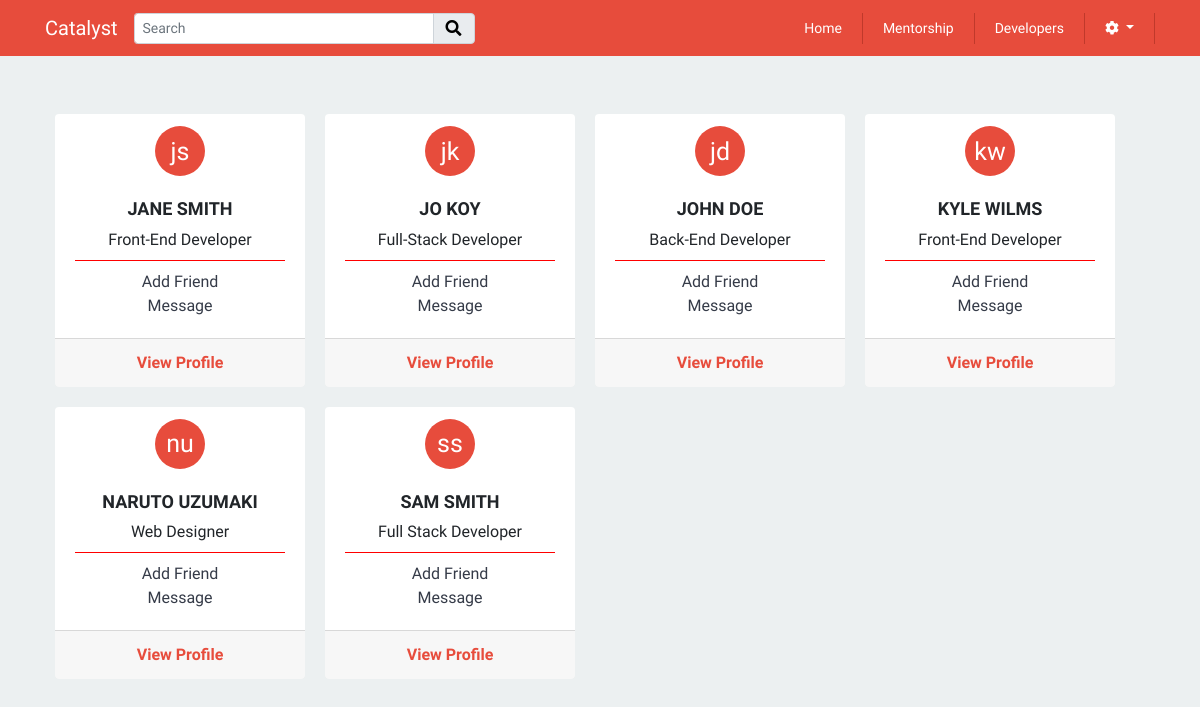
The app's page /includes/developers/developers.php with its own data.
### tables this page shows
CREATE TABLE `profiles` (
  `id` int(11) NOT NULL,
  `fname` varchar(255) NOT NULL,
  `lname` varchar(255) NOT NULL,
  `email` varchar(255) NOT NULL,
  `contact` varchar(255) NOT NULL,
  `image` longtext NOT NULL,
  `location` varchar(255) NOT NULL,
  `position` varchar(255) NOT NULL,
  `portfolio_url` varchar(255) NOT NULL,
  `mentorship_status` tinyint(1) NOT NULL,
  `user_id` int(11) NOT NULL
);

### config.php (called while the page is built, shortened)
<?php
	$csspath = ROOTPATH. "css/";

### models/profile/user-profile.php (called while the page is built, shortened)
<?php
class Profile
{
	public function getAllProfile($db){
		$query = "SELECT * FROM profiles ORDER BY fname Asc";
		$pdost = $db->prepare($query);
		$pdost->execute();
		$profile = $pdost->fetchAll(PDO::FETCH_OBJ);
		return $profile;
	}
}

### includes/developers/list-developers.php (the view)
<?php
foreach($list as $profile) {
	$fName = $profile->fname;
	$lName = $profile->lname;
	$firstChar = mb_substr($fName, 0, 1, "UTF-8");
	$secChar = mb_substr($lName, 0, 1, "UTF-8");
echo '<div class="dev-container">'
.'<div class="card dev-card">'
.'<div class="card-header dev-header">'
. '<div class="dev-avatar-circle">'
. '<span class="dev-initials">' . $firstChar . $secChar . '</span>'
. '</div>'
.'</div>'
.'<h3 class="dev-h3">' . $profile->fname . ' ' . $profile->lname . '</h3>'
.'<p class="text-center">' . $profile->position . '</p>'
.'<div class="card-body dev-card-body">'
.'<hr>'
.'<a href="#" class="">Add Friend</a>'
.'<br>'
.'<a href="#" class="">Message</a>'
.'</div>'
.'<div class="card-footer dev-footer">'
.'<a href="profile.php?id=' . $profile->id . '" class="" style="color: #E74C3C;font-weight:bold;">View Profile</a>'
.'</div>'
.'</div>'
.'</div>';
}

### includes/header.php (shortened to what this page needs)
<?php
require_once "../../config.php";
?>
<!doctype html>
<html lang="en">
<head>
	<link rel="stylesheet" href="https://stackpath.bootstrapcdn.com/bootstrap/4.3.1/css/bootstrap.min.css">
	<link rel="stylesheet" href="<?= $csspath ?>style.css">
	<link rel="stylesheet" href="https://use.fontawesome.com/releases/v5.8.2/css/all.css">
	<link rel="stylesheet" href="../../js/alertifyjs/css/alertify.css">
	<link rel="stylesheet" href="../../js/alertifyjs/css/themes/default.css">
</head>
<body>
	<header id="header">
		<nav class="navbar navbar-expand-lg navbar-dark header-bg">
			<div class="container">
				<a class="navbar-brand" href="../homepage/homepage.php">Catalyst</a>
				<div class="collapse navbar-collapse" id="navbarSupportedContent">
					<form class="form-inline my-2 my-lg-0">
						<div class="input-group">
							<input type="text" class="form-control form-control-sm" placeholder="Search" aria-label="Recipient's username" aria-describedby="basic-addon2"  style="width:300px;">
							<div class="input-group-append">
								<span class="input-group-text" id="basic-addon2"><i class="fas fa-search"></i></span>
							</div>
						</div>
					</form>
					<ul class="navbar-nav ml-auto">
						<li class="nav-item active">
							<a class="nav-link" href="../homepage/homepage.php">home <span class="sr-only">(current)</span></a>
						</li>
						<li class="nav-item">
							<a class="nav-link" href="../mentorship/mentorship.php">mentorship</a>
						</li>
						<li class="nav-item">
							<a class="nav-link" href="../developers/developers.php">developers</a>
						</li>
						<li class="nav-item dropdown">
							<a class="nav-link dropdown-toggle" href="#" id="navbarDropdown" role="button" data-toggle="dropdown" aria-haspopup="true" aria-expanded="false">
								<i class="fas fa-cog"></i>
							</a>
						</li>
					</ul>
				</div>
			</div>
		</nav>
	</header>

### includes/developers/developers.php
<?php
require_once '../../config.php';
require_once 'header.php';
require_once MODELS_PATH . "/database.php";
require_once MODELS_PROFILE_PATH . "/user-profile.php";
$db = Database::getDb();
$profileObj = new Profile();
$list = $profileObj->getAllProfile($db);
?>
<br>
<br>
<div class="container">
	<div class="row">
		<?php require_once INCLUDES_DEVELOPER_PATH . "/list-developers.php";  ?>
		</div>
	</div>
	<?php
require_once 'footer.php';
?>

### includes/footer.php (shortened to what this page needs)
  </body>
</html>

### css/style.css (style rules this page uses)
body { font-family: 'Muli', sans-serif; background: #ecf0f1; }
hr { display: block; height: 1px; border: 0; border-top: 1px solid red; margin: 0.5em 0; padding: 0; }
a { text-decoration: none; color: #353b48; }
p { margin: 0; padding: 0; }
.header-bg { background: #e74c3c !important; }
.card { border: none !Important; }
.input-group-text { color: black !important; }
.fa-search { color: black !important; }
.nav-link { padding: 5px 20px !important; font-size: 14px; text-transform: capitalize; color: #fff !important; border-right: 1px solid #c0392b; }
.card-body { padding-top:0 !important; }
span { margin: 0; }
.row { margin: 0 auto; }
.dev-container { float: left !important; text-align: center; margin: 10px; padding: 0; }
.dev-h3 { text-transform:uppercase; font-weight: bold; font-size: 18px; text-align: center; padding-top: 10px; }
.dev-card-body { padding-top: 0; }
.dev-avatar-circle { float: left; display: inline-block; width: 50px; height: 50px; background-color: #E74C3C; text-align: center; border-radius: 50%; -webkit-border-radius: 50%; -moz-border-radius: 50%; }
.dev-initials { position: relative; top: 12.5px; font-size: 25px; line-height: 25px; color: #fff; text-transform: lowercase; }
.card-header.dev-header { border: none; background: #fff; margin: 0 auto !important; }
.dev-card { width: 250px !important; }
.dev-card p { text-transform:capitalize; }

### records on screen
profiles: fname "j", lname "s", fname "JANE", lname "SMITH", position "Front-End Developer"
profiles: fname "j", lname "k", fname "JO", lname "KOY", position "Full-Stack Developer"
profiles: fname "j", lname "d", fname "JOHN", lname "DOE", position "Back-End Developer"
profiles: fname "k", lname "w", fname "KYLE", lname "WILMS", position "Front-End Developer"
profiles: fname "n", lname "u", fname "NARUTO", lname "UZUMAKI", position "Web Designer"
profiles: fname "s", lname "s", fname "SAM", lname "SMITH", position "Full Stack Developer"
